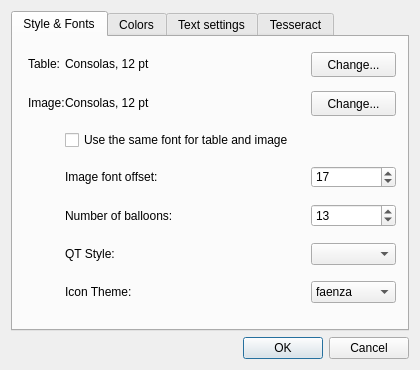
<?xml version="1.0" encoding="UTF-8"?>
<ui version="4.0">
 <class>SettingsDialog</class>
 <widget class="QDialog" name="SettingsDialog">
  <property name="geometry">
   <rect>
    <x>0</x>
    <y>0</y>
    <width>420</width>
    <height>370</height>
   </rect>
  </property>
  <property name="sizePolicy">
   <sizepolicy hsizetype="Maximum" vsizetype="Maximum">
    <horstretch>0</horstretch>
    <verstretch>0</verstretch>
   </sizepolicy>
  </property>
  <property name="minimumSize">
   <size>
    <width>420</width>
    <height>370</height>
   </size>
  </property>
  <property name="maximumSize">
   <size>
    <width>420</width>
    <height>370</height>
   </size>
  </property>
  <property name="windowTitle">
   <string>Settings...</string>
  </property>
  <layout class="QVBoxLayout" name="verticalLayout_3">
   <item>
    <layout class="QVBoxLayout" name="verticalLayout">
     <property name="sizeConstraint">
      <enum>QLayout::SetMaximumSize</enum>
     </property>
     <item>
      <widget class="QTabWidget" name="tabSetting">
       <property name="tabPosition">
        <enum>QTabWidget::North</enum>
       </property>
       <property name="tabShape">
        <enum>QTabWidget::Rounded</enum>
       </property>
       <property name="currentIndex">
        <number>0</number>
       </property>
       <widget class="QWidget" name="FontSett">
        <attribute name="title">
         <string>Style &amp;&amp; Fonts</string>
        </attribute>
        <widget class="QFrame" name="fontFrame">
         <property name="geometry">
          <rect>
           <x>6</x>
           <y>6</y>
           <width>386</width>
           <height>276</height>
          </rect>
         </property>
         <property name="sizePolicy">
          <sizepolicy hsizetype="Expanding" vsizetype="Expanding">
           <horstretch>0</horstretch>
           <verstretch>0</verstretch>
          </sizepolicy>
         </property>
         <layout class="QGridLayout" name="gridLayout_2">
          <property name="sizeConstraint">
           <enum>QLayout::SetNoConstraint</enum>
          </property>
          <property name="bottomMargin">
           <number>16</number>
          </property>
          <property name="horizontalSpacing">
           <number>0</number>
          </property>
          <property name="verticalSpacing">
           <number>16</number>
          </property>
          <item row="6" column="3">
           <widget class="QComboBox" name="themeComboBox">
            <item>
             <property name="text">
              <string>faenza</string>
             </property>
            </item>
            <item>
             <property name="text">
              <string>tango</string>
             </property>
            </item>
           </widget>
          </item>
          <item row="4" column="1">
           <widget class="QLabel" name="balloonsLabel">
            <property name="text">
             <string>Number of balloons:</string>
            </property>
           </widget>
          </item>
          <item row="0" column="2">
           <spacer name="horizontalSpacer_7">
            <property name="orientation">
             <enum>Qt::Horizontal</enum>
            </property>
            <property name="sizeHint" stdset="0">
             <size>
              <width>40</width>
              <height>20</height>
             </size>
            </property>
           </spacer>
          </item>
          <item row="5" column="1">
           <widget class="QLabel" name="styleLabel">
            <property name="text">
             <string>QT Style:</string>
            </property>
           </widget>
          </item>
          <item row="4" column="3">
           <widget class="QSpinBox" name="ballonsSpinBox">
            <property name="toolTip">
             <string>How many &quot;balloons&quot; should be shown on image.</string>
            </property>
            <property name="minimum">
             <number>1</number>
            </property>
            <property name="value">
             <number>13</number>
            </property>
           </widget>
          </item>
          <item row="3" column="3">
           <widget class="QSpinBox" name="offsetSpinBox">
            <property name="toolTip">
             <string>How far should be displayed symbol from baseline.</string>
            </property>
            <property name="value">
             <number>17</number>
            </property>
           </widget>
          </item>
          <item row="0" column="1">
           <widget class="QLabel" name="fontLabel">
            <property name="text">
             <string>Consolas, 12 pt</string>
            </property>
           </widget>
          </item>
          <item row="3" column="1" colspan="2">
           <widget class="QLabel" name="offsetLabel">
            <property name="text">
             <string>Image font offset:</string>
            </property>
           </widget>
          </item>
          <item row="6" column="1">
           <widget class="QLabel" name="themeLabel">
            <property name="text">
             <string>Icon Theme:</string>
            </property>
           </widget>
          </item>
          <item row="0" column="3">
           <widget class="QPushButton" name="fontButton">
            <property name="minimumSize">
             <size>
              <width>85</width>
              <height>25</height>
             </size>
            </property>
            <property name="text">
             <string>Change...</string>
            </property>
           </widget>
          </item>
          <item row="1" column="1">
           <widget class="QLabel" name="fontImageLabel">
            <property name="text">
             <string>Consolas, 12 pt</string>
            </property>
           </widget>
          </item>
          <item row="1" column="2">
           <spacer name="horizontalSpacer_8">
            <property name="orientation">
             <enum>Qt::Horizontal</enum>
            </property>
            <property name="sizeHint" stdset="0">
             <size>
              <width>40</width>
              <height>20</height>
             </size>
            </property>
           </spacer>
          </item>
          <item row="1" column="0">
           <widget class="QLabel" name="fontImageLbl">
            <property name="text">
             <string>Image:</string>
            </property>
           </widget>
          </item>
          <item row="5" column="3">
           <widget class="QComboBox" name="styleComboBox"/>
          </item>
          <item row="1" column="3">
           <widget class="QPushButton" name="fontImageButton">
            <property name="minimumSize">
             <size>
              <width>85</width>
              <height>25</height>
             </size>
            </property>
            <property name="text">
             <string>Change...</string>
            </property>
           </widget>
          </item>
          <item row="2" column="1" colspan="3">
           <widget class="QCheckBox" name="useSameFontCB">
            <property name="text">
             <string>Use the same font for table and image</string>
            </property>
           </widget>
          </item>
          <item row="0" column="0">
           <widget class="QLabel" name="fontTableLbl">
            <property name="text">
             <string>Table:</string>
            </property>
           </widget>
          </item>
         </layout>
         <zorder>fontLabel</zorder>
         <zorder>fontTableLbl</zorder>
         <zorder>fontButton</zorder>
         <zorder>fontImageLabel</zorder>
         <zorder>fontImageLbl</zorder>
         <zorder>fontImageButton</zorder>
         <zorder>useSameFontCB</zorder>
         <zorder>offsetLabel</zorder>
         <zorder>offsetSpinBox</zorder>
         <zorder>balloonsLabel</zorder>
         <zorder>ballonsSpinBox</zorder>
         <zorder>styleLabel</zorder>
         <zorder>styleComboBox</zorder>
         <zorder>themeLabel</zorder>
         <zorder>themeComboBox</zorder>
        </widget>
       </widget>
       <widget class="QWidget" name="ColorsSett">
        <attribute name="title">
         <string>Colors</string>
        </attribute>
        <widget class="QWidget" name="layoutWidget">
         <property name="geometry">
          <rect>
           <x>0</x>
           <y>10</y>
           <width>391</width>
           <height>270</height>
          </rect>
         </property>
         <layout class="QVBoxLayout" name="verticalLayout_5">
          <item>
           <widget class="QFrame" name="colorsFrame">
            <property name="sizePolicy">
             <sizepolicy hsizetype="Expanding" vsizetype="Expanding">
              <horstretch>0</horstretch>
              <verstretch>0</verstretch>
             </sizepolicy>
            </property>
            <layout class="QGridLayout" name="gridLayout">
             <item row="0" column="0">
              <widget class="QLabel" name="imageFontColorLabel">
               <property name="text">
                <string>Image font:</string>
               </property>
              </widget>
             </item>
             <item row="0" column="1">
              <spacer name="horizontalSpacer_9">
               <property name="orientation">
                <enum>Qt::Horizontal</enum>
               </property>
               <property name="sizeHint" stdset="0">
                <size>
                 <width>40</width>
                 <height>20</height>
                </size>
               </property>
              </spacer>
             </item>
             <item row="0" column="2">
              <widget class="QPushButton" name="imageFontColorButton">
               <property name="maximumSize">
                <size>
                 <width>75</width>
                 <height>26</height>
                </size>
               </property>
               <property name="text">
                <string/>
               </property>
              </widget>
             </item>
             <item row="1" column="0">
              <widget class="QLabel" name="colorRectLabel">
               <property name="text">
                <string>Selection rectangle:</string>
               </property>
              </widget>
             </item>
             <item row="1" column="1">
              <spacer name="horizontalSpacer_2">
               <property name="orientation">
                <enum>Qt::Horizontal</enum>
               </property>
               <property name="sizeType">
                <enum>QSizePolicy::MinimumExpanding</enum>
               </property>
               <property name="sizeHint" stdset="0">
                <size>
                 <width>25</width>
                 <height>12</height>
                </size>
               </property>
              </spacer>
             </item>
             <item row="1" column="2">
              <widget class="QPushButton" name="colorRectButton">
               <property name="maximumSize">
                <size>
                 <width>75</width>
                 <height>26</height>
                </size>
               </property>
               <property name="text">
                <string/>
               </property>
              </widget>
             </item>
             <item row="2" column="0">
              <widget class="QLabel" name="colorBoxLabel">
               <property name="text">
                <string>Selection fill:</string>
               </property>
              </widget>
             </item>
             <item row="2" column="1">
              <spacer name="horizontalSpacer_3">
               <property name="orientation">
                <enum>Qt::Horizontal</enum>
               </property>
               <property name="sizeType">
                <enum>QSizePolicy::Minimum</enum>
               </property>
               <property name="sizeHint" stdset="0">
                <size>
                 <width>25</width>
                 <height>12</height>
                </size>
               </property>
              </spacer>
             </item>
             <item row="2" column="2">
              <widget class="QPushButton" name="rectFillColorButton">
               <property name="maximumSize">
                <size>
                 <width>75</width>
                 <height>26</height>
                </size>
               </property>
               <property name="text">
                <string/>
               </property>
              </widget>
             </item>
             <item row="3" column="0">
              <widget class="QLabel" name="colorBoxLabel_2">
               <property name="text">
                <string>Boxes:</string>
               </property>
              </widget>
             </item>
             <item row="3" column="1">
              <spacer name="horizontalSpacer_4">
               <property name="orientation">
                <enum>Qt::Horizontal</enum>
               </property>
               <property name="sizeType">
                <enum>QSizePolicy::Minimum</enum>
               </property>
               <property name="sizeHint" stdset="0">
                <size>
                 <width>25</width>
                 <height>12</height>
                </size>
               </property>
              </spacer>
             </item>
             <item row="3" column="2">
              <widget class="QPushButton" name="colorBoxButton">
               <property name="maximumSize">
                <size>
                 <width>75</width>
                 <height>26</height>
                </size>
               </property>
               <property name="text">
                <string/>
               </property>
              </widget>
             </item>
             <item row="4" column="0">
              <widget class="QLabel" name="backgroundColorLabel">
               <property name="text">
                <string>Background:</string>
               </property>
              </widget>
             </item>
             <item row="4" column="1">
              <spacer name="horizontalSpacer_5">
               <property name="orientation">
                <enum>Qt::Horizontal</enum>
               </property>
               <property name="sizeType">
                <enum>QSizePolicy::MinimumExpanding</enum>
               </property>
               <property name="sizeHint" stdset="0">
                <size>
                 <width>25</width>
                 <height>12</height>
                </size>
               </property>
              </spacer>
             </item>
             <item row="4" column="2">
              <widget class="QPushButton" name="backgroundColorButton">
               <property name="maximumSize">
                <size>
                 <width>75</width>
                 <height>26</height>
                </size>
               </property>
               <property name="text">
                <string/>
               </property>
              </widget>
             </item>
            </layout>
           </widget>
          </item>
          <item>
           <spacer name="verticalSpacer_2">
            <property name="orientation">
             <enum>Qt::Vertical</enum>
            </property>
            <property name="sizeHint" stdset="0">
             <size>
              <width>20</width>
              <height>88</height>
             </size>
            </property>
           </spacer>
          </item>
         </layout>
        </widget>
       </widget>
       <widget class="QWidget" name="TextSett">
        <attribute name="title">
         <string>Text settings</string>
        </attribute>
        <widget class="QWidget" name="layoutWidget_2">
         <property name="geometry">
          <rect>
           <x>10</x>
           <y>10</y>
           <width>183</width>
           <height>256</height>
          </rect>
         </property>
         <layout class="QVBoxLayout" name="verticalLayout_4">
          <property name="sizeConstraint">
           <enum>QLayout::SetNoConstraint</enum>
          </property>
          <item>
           <layout class="QHBoxLayout" name="horizontalLayout_1">
            <item>
             <widget class="QLabel" name="lblWordSpace">
              <property name="text">
               <string>Word space:</string>
              </property>
             </widget>
            </item>
            <item>
             <spacer name="horizontalSpacer">
              <property name="orientation">
               <enum>Qt::Horizontal</enum>
              </property>
              <property name="sizeHint" stdset="0">
               <size>
                <width>40</width>
                <height>20</height>
               </size>
              </property>
             </spacer>
            </item>
            <item>
             <widget class="QSpinBox" name="sbWordSpace">
              <property name="toolTip">
               <string>If the space between 2 symbol will be bigger than this number, space will be inserted between these symbols</string>
              </property>
              <property name="value">
               <number>6</number>
              </property>
             </widget>
            </item>
           </layout>
          </item>
          <item>
           <layout class="QHBoxLayout" name="horizontalLayout_2">
            <item>
             <widget class="QLabel" name="lblParaIndent">
              <property name="text">
               <string>Paragraph indent:</string>
              </property>
             </widget>
            </item>
            <item>
             <spacer name="horizontalSpacer_6">
              <property name="orientation">
               <enum>Qt::Horizontal</enum>
              </property>
              <property name="sizeHint" stdset="0">
               <size>
                <width>40</width>
                <height>20</height>
               </size>
              </property>
             </spacer>
            </item>
            <item>
             <widget class="QSpinBox" name="spParaIndent">
              <property name="toolTip">
               <string>If the space of  first letter in line is bigger than this number, new paragraph will be started</string>
              </property>
              <property name="value">
               <number>15</number>
              </property>
             </widget>
            </item>
           </layout>
          </item>
          <item>
           <layout class="QVBoxLayout" name="verticalLayout_2">
            <item>
             <widget class="Line" name="line">
              <property name="orientation">
               <enum>Qt::Horizontal</enum>
              </property>
             </widget>
            </item>
            <item>
             <widget class="QLabel" name="lblLigatures">
              <property name="text">
               <string>Ligatures:</string>
              </property>
             </widget>
            </item>
            <item>
             <widget class="QPlainTextEdit" name="pteLigatures">
              <property name="sizePolicy">
               <sizepolicy hsizetype="Expanding" vsizetype="Expanding">
                <horstretch>0</horstretch>
                <verstretch>0</verstretch>
               </sizepolicy>
              </property>
              <property name="maximumSize">
               <size>
                <width>16777215</width>
                <height>16777215</height>
               </size>
              </property>
              <property name="plainText">
               <string>fi
fl</string>
              </property>
             </widget>
            </item>
           </layout>
          </item>
         </layout>
        </widget>
        <widget class="QCheckBox" name="cbOpenDialog">
         <property name="geometry">
          <rect>
           <x>10</x>
           <y>270</y>
           <width>381</width>
           <height>18</height>
          </rect>
         </property>
         <property name="text">
          <string>Open dialog before import/export</string>
         </property>
         <property name="checked">
          <bool>true</bool>
         </property>
        </widget>
        <widget class="QLabel" name="lblLigaturesHelp">
         <property name="geometry">
          <rect>
           <x>165</x>
           <y>90</y>
           <width>221</width>
           <height>171</height>
          </rect>
         </property>
         <property name="text">
          <string>&lt;!DOCTYPE HTML PUBLIC &quot;-//W3C//DTD HTML 4.0//EN&quot; &quot;http://www.w3.org/TR/REC-html40/strict.dtd&quot;&gt;
&lt;html&gt;&lt;head&gt;&lt;meta name=&quot;qrichtext&quot; content=&quot;1&quot; /&gt;&lt;style type=&quot;text/css&quot;&gt;
p, li { white-space: pre-wrap; }
&lt;/style&gt;&lt;/head&gt;&lt;body style=&quot; font-family:'MS Shell Dlg 2'; font-size:8.25pt; font-weight:400; font-style:normal;&quot;&gt;
&lt;ul style=&quot;margin-top: 0px; margin-bottom: 0px; margin-left: 0px; margin-right: 0px; -qt-list-indent: 1;&quot;&gt;&lt;li style=&quot; font-size:8pt;&quot; style=&quot; margin-top:12px; margin-bottom:0px; margin-left:0px; margin-right:0px; -qt-block-indent:0; text-indent:0px;&quot;&gt;&lt;span style=&quot; font-weight:600;&quot;&gt;Ligatures&lt;/span&gt; are used during import of text file to boxes/symbols.&lt;/li&gt;
&lt;li style=&quot; font-size:8pt;&quot; style=&quot; margin-top:0px; margin-bottom:0px; margin-left:0px; margin-right:0px; -qt-block-indent:0; text-indent:0px;&quot;&gt;Enter &lt;span style=&quot; font-weight:600;&quot;&gt;one&lt;/span&gt; &lt;span style=&quot; font-weight:600;&quot;&gt;ligature&lt;/span&gt; per line&lt;/li&gt;
&lt;li style=&quot; font-size:8pt;&quot; style=&quot; margin-top:0px; margin-bottom:0px; margin-left:0px; margin-right:0px; -qt-block-indent:0; text-indent:0px;&quot;&gt;&lt;span style=&quot; font-weight:600;&quot;&gt;Spaces&lt;/span&gt; will be keeped&lt;/li&gt;
&lt;li style=&quot; font-size:8pt;&quot; style=&quot; margin-top:0px; margin-bottom:0px; margin-left:0px; margin-right:0px; -qt-block-indent:0; text-indent:0px;&quot;&gt;&lt;span style=&quot; font-weight:600;&quot;&gt;Empty lines&lt;/span&gt; will be removed&lt;/li&gt;
&lt;li style=&quot; font-size:8pt;&quot; style=&quot; margin-top:0px; margin-bottom:0px; margin-left:0px; margin-right:0px; -qt-block-indent:0; text-indent:0px;&quot;&gt;&lt;span style=&quot; font-weight:600;&quot;&gt;Duplicates&lt;/span&gt; will be removed too&lt;/li&gt;&lt;/ul&gt;&lt;/body&gt;&lt;/html&gt;</string>
         </property>
         <property name="textFormat">
          <enum>Qt::RichText</enum>
         </property>
         <property name="alignment">
          <set>Qt::AlignLeading|Qt::AlignLeft|Qt::AlignTop</set>
         </property>
         <property name="wordWrap">
          <bool>true</bool>
         </property>
         <property name="indent">
          <number>-1</number>
         </property>
        </widget>
        <widget class="QLabel" name="label">
         <property name="geometry">
          <rect>
           <x>195</x>
           <y>10</y>
           <width>186</width>
           <height>51</height>
          </rect>
         </property>
         <property name="text">
          <string>&lt;b&gt;Word space&lt;/b&gt; and &lt;b&gt;Paragraph indent&lt;/b&gt; it used during export to text file</string>
         </property>
         <property name="alignment">
          <set>Qt::AlignLeading|Qt::AlignLeft|Qt::AlignTop</set>
         </property>
         <property name="wordWrap">
          <bool>true</bool>
         </property>
        </widget>
       </widget>
       <widget class="QWidget" name="TesseractSett">
        <attribute name="title">
         <string>Tesseract</string>
        </attribute>
        <widget class="QLabel" name="lblPrefix">
         <property name="geometry">
          <rect>
           <x>1</x>
           <y>20</y>
           <width>111</width>
           <height>21</height>
          </rect>
         </property>
         <property name="text">
          <string notr="true">TESSDATA_PREFIX:</string>
         </property>
         <property name="alignment">
          <set>Qt::AlignRight|Qt::AlignTrailing|Qt::AlignVCenter</set>
         </property>
        </widget>
        <widget class="QPushButton" name="pbSelectDP">
         <property name="enabled">
          <bool>true</bool>
         </property>
         <property name="geometry">
          <rect>
           <x>320</x>
           <y>20</y>
           <width>71</width>
           <height>21</height>
          </rect>
         </property>
         <property name="text">
          <string>Select...</string>
         </property>
        </widget>
        <widget class="QLineEdit" name="lnPrefix">
         <property name="enabled">
          <bool>true</bool>
         </property>
         <property name="geometry">
          <rect>
           <x>120</x>
           <y>20</y>
           <width>192</width>
           <height>20</height>
          </rect>
         </property>
         <property name="toolTip">
          <string>&lt;html&gt;&lt;head/&gt;&lt;body&gt;&lt;p&gt;&lt;br/&gt;&lt;/p&gt;&lt;/body&gt;&lt;/html&gt;</string>
         </property>
         <property name="text">
          <string/>
         </property>
        </widget>
        <widget class="QLabel" name="lblLang">
         <property name="geometry">
          <rect>
           <x>9</x>
           <y>60</y>
           <width>101</width>
           <height>20</height>
          </rect>
         </property>
         <property name="text">
          <string>Language:</string>
         </property>
         <property name="alignment">
          <set>Qt::AlignRight|Qt::AlignTrailing|Qt::AlignVCenter</set>
         </property>
        </widget>
        <widget class="QComboBox" name="cbLang">
         <property name="geometry">
          <rect>
           <x>120</x>
           <y>60</y>
           <width>191</width>
           <height>20</height>
          </rect>
         </property>
         <property name="toolTip">
          <string>&lt;html&gt;&lt;head/&gt;&lt;body&gt;&lt;p&gt;Available languages&lt;/p&gt;&lt;/body&gt;&lt;/html&gt;</string>
         </property>
        </widget>
        <widget class="QPushButton" name="pbCheck">
         <property name="geometry">
          <rect>
           <x>320</x>
           <y>60</y>
           <width>71</width>
           <height>21</height>
          </rect>
         </property>
         <property name="text">
          <string>Check</string>
         </property>
        </widget>
        <widget class="QLabel" name="lblNote">
         <property name="geometry">
          <rect>
           <x>10</x>
           <y>100</y>
           <width>371</width>
           <height>91</height>
          </rect>
         </property>
         <property name="text">
          <string>&lt;html&gt;&lt;head/&gt;&lt;body&gt;&lt;p&gt;&lt;span style=&quot; font-weight:600; color:#ff0000;&quot;&gt;Note:&lt;/span&gt; You must set &lt;span style=&quot; font-weight:600;&quot;&gt;Data Path&lt;/span&gt; with tesseract (&amp;gt;=3.00 and &amp;lt;=3.02) language files! Otherwise program can not find language data files. &lt;/p&gt;&lt;/body&gt;&lt;/html&gt;</string>
         </property>
         <property name="alignment">
          <set>Qt::AlignLeading|Qt::AlignLeft|Qt::AlignTop</set>
         </property>
         <property name="wordWrap">
          <bool>true</bool>
         </property>
        </widget>
       </widget>
      </widget>
     </item>
     <item>
      <widget class="QDialogButtonBox" name="buttonBox">
       <property name="standardButtons">
        <set>QDialogButtonBox::Cancel|QDialogButtonBox::Ok</set>
       </property>
      </widget>
     </item>
    </layout>
   </item>
  </layout>
 </widget>
 <resources/>
 <connections>
  <connection>
   <sender>useSameFontCB</sender>
   <signal>toggled(bool)</signal>
   <receiver>fontImageLbl</receiver>
   <slot>setDisabled(bool)</slot>
   <hints>
    <hint type="sourcelabel">
     <x>232</x>
     <y>122</y>
    </hint>
    <hint type="destinationlabel">
     <x>45</x>
     <y>91</y>
    </hint>
   </hints>
  </connection>
  <connection>
   <sender>useSameFontCB</sender>
   <signal>toggled(bool)</signal>
   <receiver>fontImageButton</receiver>
   <slot>setDisabled(bool)</slot>
   <hints>
    <hint type="sourcelabel">
     <x>232</x>
     <y>122</y>
    </hint>
    <hint type="destinationlabel">
     <x>354</x>
     <y>91</y>
    </hint>
   </hints>
  </connection>
  <connection>
   <sender>useSameFontCB</sender>
   <signal>toggled(bool)</signal>
   <receiver>fontImageLabel</receiver>
   <slot>setDisabled(bool)</slot>
   <hints>
    <hint type="sourcelabel">
     <x>232</x>
     <y>122</y>
    </hint>
    <hint type="destinationlabel">
     <x>119</x>
     <y>91</y>
    </hint>
   </hints>
  </connection>
  <connection>
   <sender>buttonBox</sender>
   <signal>rejected()</signal>
   <receiver>SettingsDialog</receiver>
   <slot>close()</slot>
   <hints>
    <hint type="sourcelabel">
     <x>209</x>
     <y>346</y>
    </hint>
    <hint type="destinationlabel">
     <x>209</x>
     <y>184</y>
    </hint>
   </hints>
  </connection>
 </connections>
</ui>
